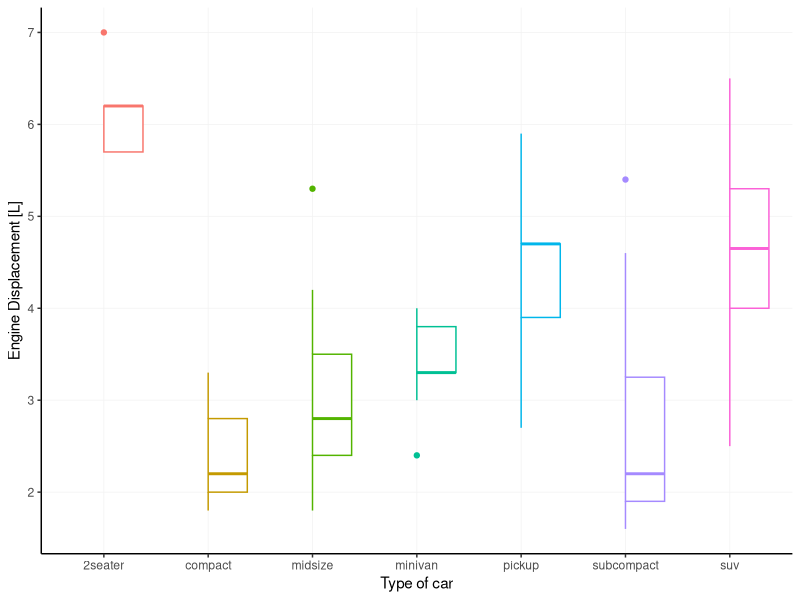
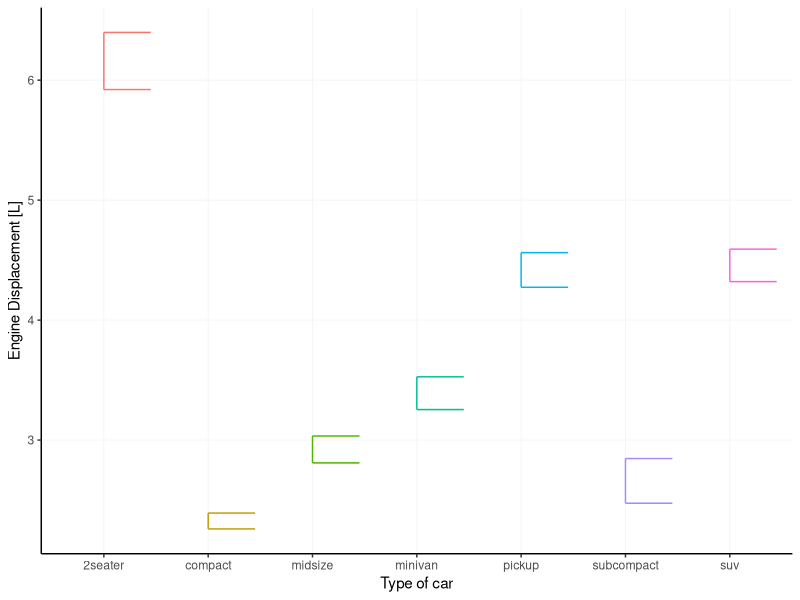
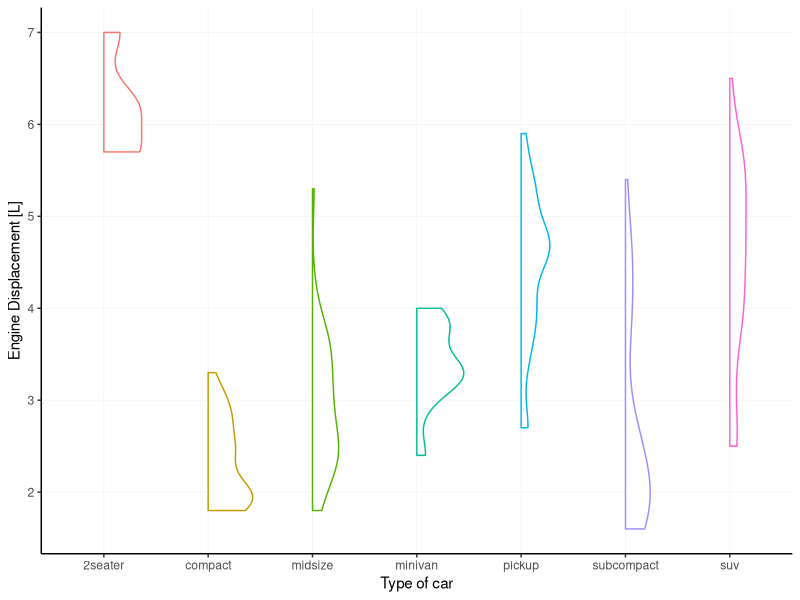
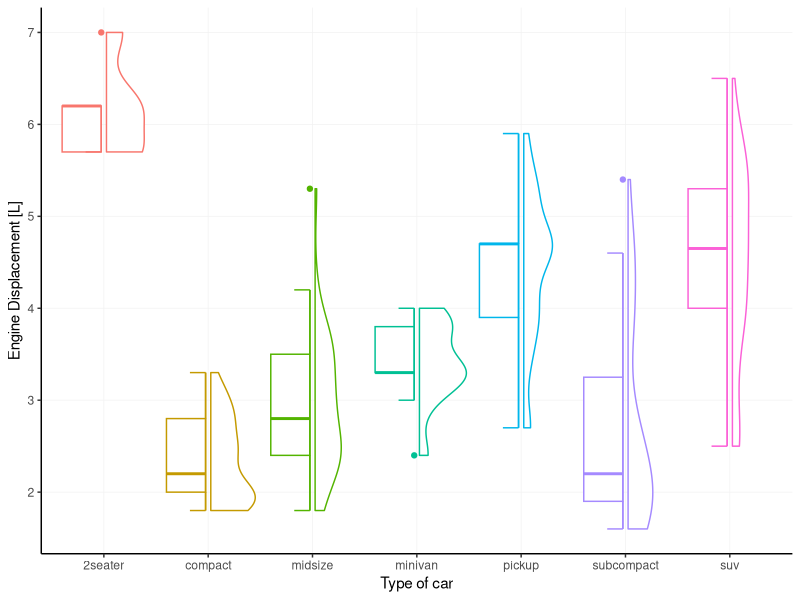
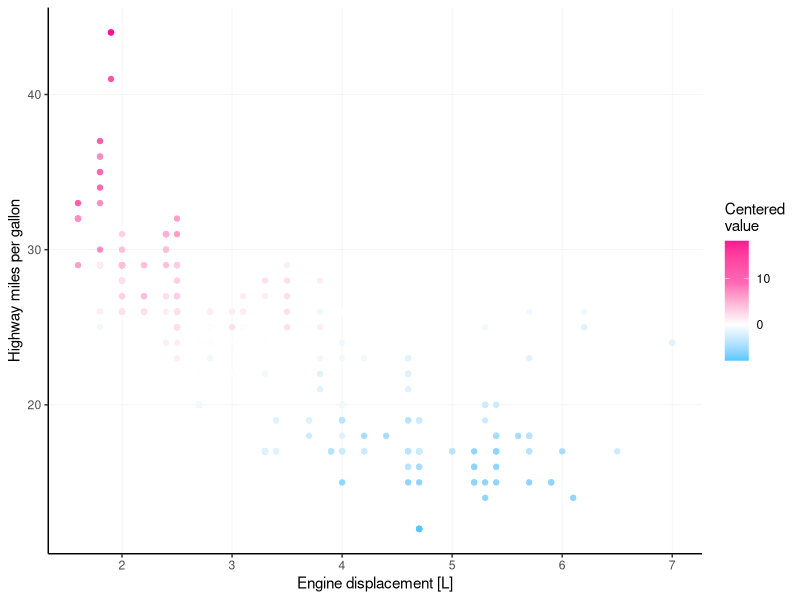
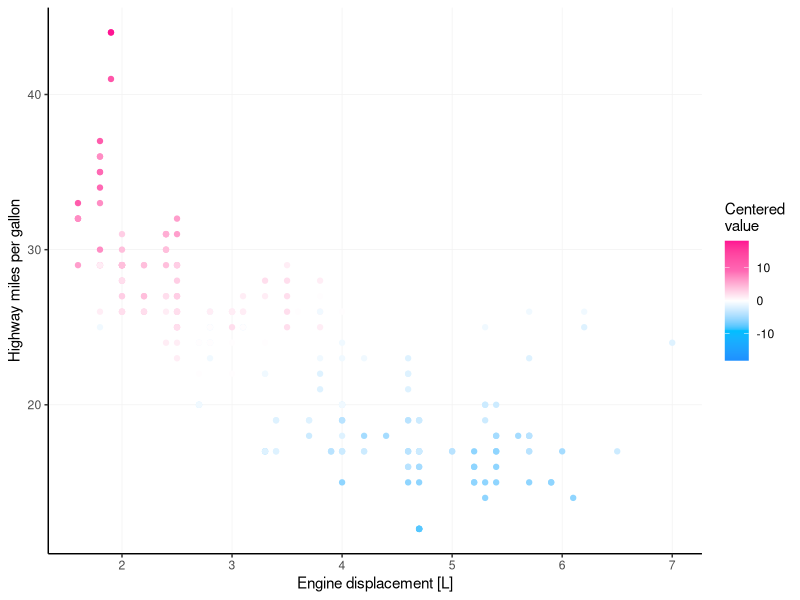
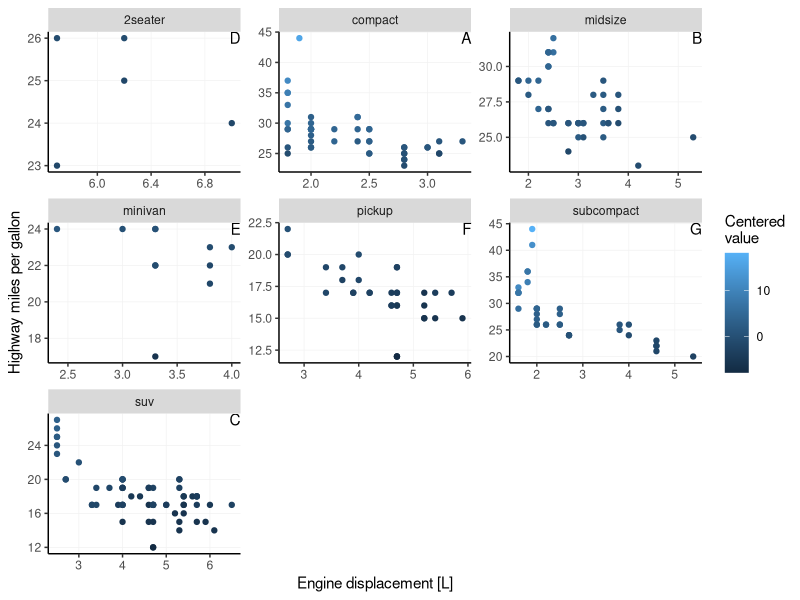
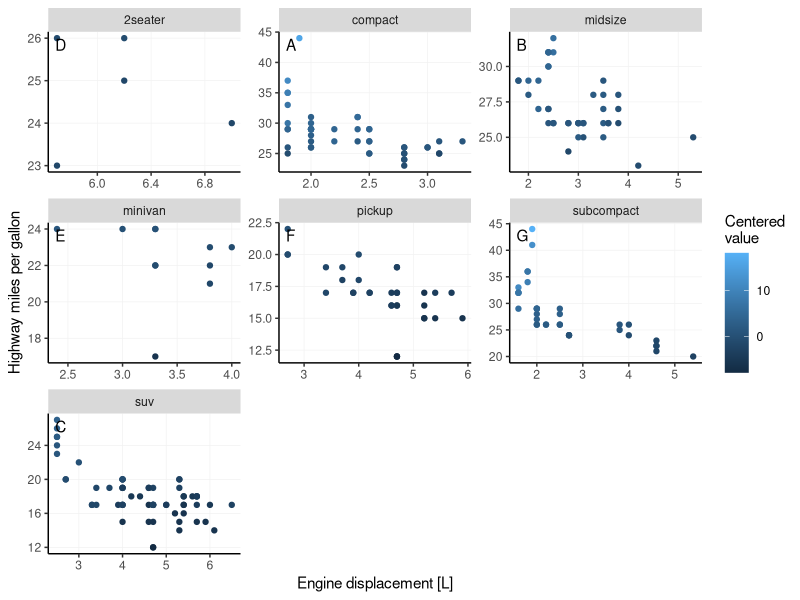

These charts were generated, in order, by the following R code: (Note: this script raises an error after producing the figures.)
## ---- chunk 1
knitr::opts_chunk$set(
  collapse = TRUE,
  comment = "#>",
  fig.path  = "man/figures/README-",
  fig.align = "center",
  out.width = "80%",
  dev       = "ragg_png",
  dpi       = 132
)
## ---- chunk 2
library(ggplot2)
library(scales)

theme_set(
  # Pick a starting theme
  theme_gray() +
  # Add your favourite elements
  theme(
    axis.line        = element_line(),
    panel.background = element_rect(fill = "white"),
    panel.grid.major = element_line("grey95", linewidth = 0.25),
    legend.key       = element_rect(fill = NA) 
  )
)
## ---- chunk 3
# A basic plot to reuse for examples
p <- ggplot(mpg, aes(class, displ, colour = class)) +
  guides(colour = "none", fill = "none") +
  labs(y = "Engine Displacement [L]", x = "Type of car")

p + geom_boxplot(aes(xmin = after_scale(x)))
## ---- chunk 4
p + geom_errorbar(
  stat = "summary",
  fun.data = mean_se,
  aes(xmin = after_scale(x))
)
## ---- chunk 5
update_geom_defaults("violin", list(xmin = NULL))

p + geom_violin(aes(xmin = after_scale(x)))
## ---- chunk 6
# A small nudge offset
offset <- 0.025

# We can pre-specify the mappings if we plan on recycling some
right_nudge <- aes(
  xmin = after_scale(x), 
  x = stage(class, after_stat = x + offset)
)
left_nudge  <- aes(
  xmax = after_scale(x),
  x = stage(class, after_stat = x - offset)
)

# Combining
p +
  geom_violin(right_nudge) +
  geom_boxplot(left_nudge) +
  geom_errorbar(left_nudge, stat = "boxplot", width = 0.3)
## ---- chunk 7
my_palette <- c("dodgerblue", "deepskyblue", "white", "hotpink", "deeppink")

p <- ggplot(mpg, aes(displ, hwy, colour = cty - mean(cty))) +
  geom_point() +
  labs(
    x = "Engine displacement [L]",
    y = "Highway miles per gallon",
    colour = "Centered\nvalue"
  )

p + 
  scale_colour_gradientn(
    colours = my_palette, 
    rescaler = ~ rescale_mid(.x, mid = 0)
  )
## ---- chunk 8
p +
  scale_colour_gradientn(
    colours = my_palette, 
    limits = ~ c(-1, 1) * max(abs(.x))
  )
## ---- chunk 9
p + facet_wrap(~ class, scales = "free") +
  geom_text(
    # We only need 1 row per facet, so we deduplicate the facetting variable
    data = ~ subset(.x, !duplicated(class)),
    aes(x = Inf, y = Inf, label = LETTERS[seq_along(class)]),
    hjust = 1, vjust = 1,
    colour = "black"
  )
## ---- chunk 10
p + facet_wrap(~ class, scales = "free") +
  geom_label(
    data = ~ subset(.x, !duplicated(class)),
    aes(x = -Inf, y = Inf, label = LETTERS[seq_along(class)]),
    hjust = 0, vjust = 1, label.size = NA, fill = NA,
    label.padding = unit(5, "pt"),
    colour = "black"
  )
## ---- chunk 11
barplot_fun <- function(data, x) {
  ggplot(data, aes(x = {{ x }})) +
    geom_bar(width = 0.618) +
    scale_y_continuous(expand = c(0, 0, 0.05, 0)) +
    theme(panel.grid.major.x = element_blank())
}

barplot_fun(mpg, class)
## ---- chunk 12
barplot_fun <- function(data, ...) {
  ggplot(data, aes(...)) +
    geom_bar(width = 0.618) +
    scale_y_continuous(expand = c(0, 0, 0.1, 0)) +
    theme(panel.grid.major.x = element_blank())
}

barplot_fun(mpg, class, fill = factor(cyl))
## ---- chunk 13
barplot_skelly <- ggplot() +
  geom_bar(width = 0.618) +
  scale_y_continuous(expand = c(0, 0, 0.1, 0)) +
  theme(panel.grid.major.x = element_blank())

my_plot <- barplot_skelly %+% mpg + aes(class, fill = factor(cyl)) 
my_plot
## ---- chunk 14
my_plot %+% mtcars + aes(factor(carb), fill = factor(cyl))
## ---- chunk 15
labelled_bars <- list(
  geom_bar(width = 0.618),
  geom_text(
    stat = "count",
    aes(y     = after_stat(count), 
        label = after_stat(count), 
        fill  = NULL),
    vjust = -1
  ),
  scale_y_continuous(expand = c(0, 0, 0.1, 0)),
  theme(panel.grid.major.x = element_blank())
)

ggplot(mpg, aes(class, fill = factor(cyl))) +
  labelled_bars +
  ggtitle("The `mpg` dataset")

ggplot(mtcars, aes(factor(carb), fill = factor(cyl))) +
  labelled_bars +
  ggtitle("The `mtcars` dataset")
## ---- chunk 16
si <- sessioninfo::session_info()

# People don't need to see my file paths etc
si$platform$pandoc <- gsub(" @ C:/.*", "", si$platform$pandoc)
si$packages$library <- NULL

print(si)
